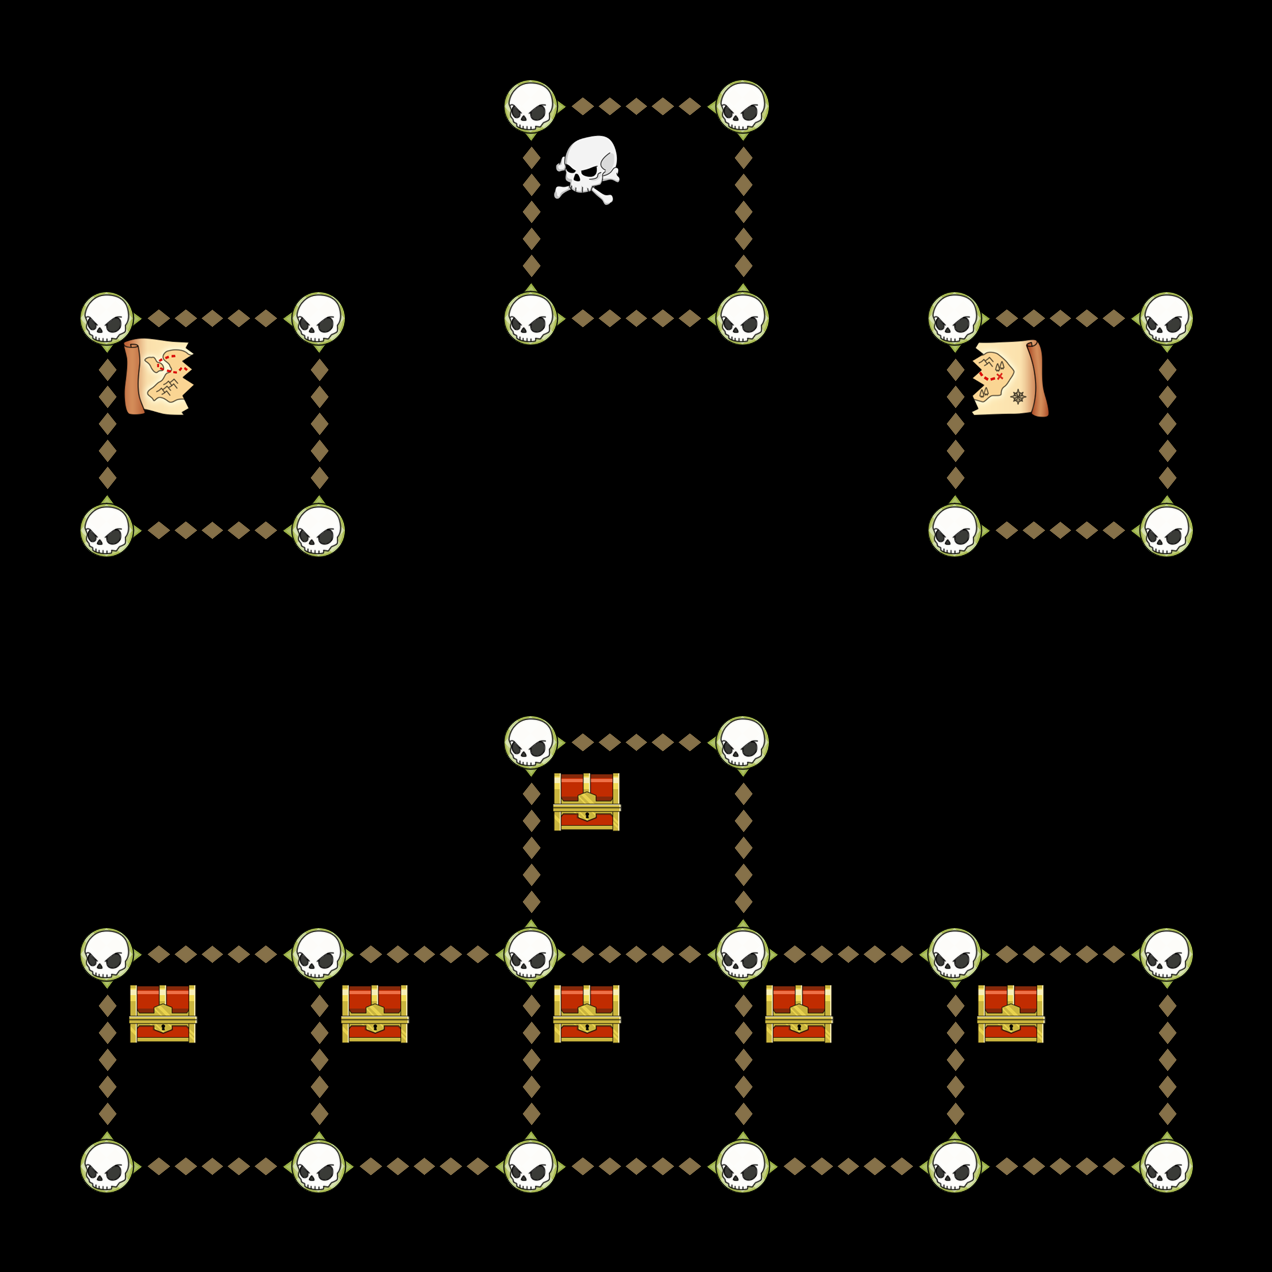

Rendered tile map (Tiled .tmx) drawn with the repository's tilesets; below, a short description and the map source with its tile grids summarised:
An orthogonal 6x6 tile map with 212x212 px tiles, 6 tile layers (Down, Up, Left, Right, ...).

<map version="1.0" orientation="orthogonal" width="6" height="6" tilewidth="212" tileheight="212">
 <tileset firstgid="1" name="TileGraphic_Final-ipadhd" tilewidth="212" tileheight="212">
  <image source="TileGraphic_Final-ipadhd.png" width="636" height="1060" />
  <tile id="0">
   <properties>
    <property name="LineFilled" value="True" />
   </properties>
  </tile>
  <tile id="2">
   <properties>
    <property name="Item" value="TreasureBox" />
   </properties>
  </tile>
  <tile id="4">
   <properties>
    <property name="RowFilled" value="True" />
   </properties>
  </tile>
  <tile id="6">
   <properties>
    <property name="Item" value="CannonLeft" />
   </properties>
  </tile>
  <tile id="7">
   <properties>
    <property name="Item" value="ShipRight" />
   </properties>
  </tile>
  <tile id="8">
   <properties>
    <property name="Item" value="MapOne" />
   </properties>
  </tile>
  <tile id="9">
   <properties>
    <property name="Item" value="CannonRight" />
   </properties>
  </tile>
  <tile id="10">
   <properties>
    <property name="Item" value="ShipLeft" />
   </properties>
  </tile>
  <tile id="11">
   <properties>
    <property name="Item" value="MapTwo" />
   </properties>
  </tile>
  <tile id="12">
   <properties>
    <property name="Item" value="Empty" />
   </properties>
  </tile>
  <tile id="13">
   <properties>
    <property name="Item" value="Skull" />
   </properties>
  </tile>
  <tile id="14">
   <properties>
    <property name="Item" value="Fog" />
   </properties>
  </tile>
 </tileset>
 <layer name="Down" width="6" height="6">
  <data>[36 cells, 14 non-empty, 1 distinct tile ids]</data>
 </layer>
 <layer name="Up" width="6" height="6">
  <data>[36 cells, 14 non-empty, 1 distinct tile ids]</data>
 </layer>
 <layer name="Left" width="6" height="6">
  <data>[36 cells, 17 non-empty, 1 distinct tile ids]</data>
 </layer>
 <layer name="Right" width="6" height="6">
  <data>[36 cells, 17 non-empty, 1 distinct tile ids]</data>
 </layer>
 <layer name="Dots" width="6" height="6">
  <data>[36 cells, 26 non-empty, 1 distinct tile ids]</data>
 </layer>
 <layer name="Items" width="6" height="6">
  <data>[36 cells, 9 non-empty, 4 distinct tile ids]</data>
 </layer>
</map>
